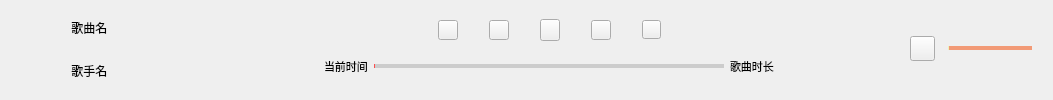
     <widget class="QWidget" name="widget" native="true">
      <property name="minimumSize">
       <size>
        <width>0</width>
        <height>55</height>
       </size>
      </property>
      <property name="styleSheet">
       <string notr="true"/>
      </property>
      <layout class="QHBoxLayout" name="horizontalLayout_8">
       <property name="topMargin">
        <number>9</number>
       </property>
       <item>
        <widget class="QLabel" name="label_musicImage">
         <property name="minimumSize">
          <size>
           <width>51</width>
           <height>51</height>
          </size>
         </property>
         <property name="maximumSize">
          <size>
           <width>51</width>
           <height>51</height>
          </size>
         </property>
         <property name="cursor">
          <cursorShape>PointingHandCursor</cursorShape>
         </property>
         <property name="styleSheet">
          <string notr="true">border-radius:6px;
border-image: url(:/titleImage/image/titleImage/xiongda.jpg);
</string>
         </property>
         <property name="frameShape">
          <enum>QFrame::Box</enum>
         </property>
         <property name="text">
          <string/>
         </property>
        </widget>
       </item>
       <item>
        <layout class="QVBoxLayout" name="verticalLayout_2">
         <item>
          <layout class="QHBoxLayout" name="horizontalLayout_4">
           <property name="spacing">
            <number>0</number>
           </property>
           <item>
            <widget class="QLabel" name="label_musicName">
             <property name="minimumSize">
              <size>
               <width>100</width>
               <height>16</height>
              </size>
             </property>
             <property name="maximumSize">
              <size>
               <width>100</width>
               <height>16777215</height>
              </size>
             </property>
             <property name="cursor">
              <cursorShape>PointingHandCursor</cursorShape>
             </property>
             <property name="text">
              <string> 歌曲名</string>
             </property>
            </widget>
           </item>
          </layout>
         </item>
         <item>
          <widget class="QLabel" name="label_musicSinger">
           <property name="minimumSize">
            <size>
             <width>100</width>
             <height>15</height>
            </size>
           </property>
           <property name="maximumSize">
            <size>
             <width>100</width>
             <height>16777215</height>
            </size>
           </property>
           <property name="cursor">
            <cursorShape>PointingHandCursor</cursorShape>
           </property>
           <property name="text">
            <string> 歌手名</string>
           </property>
          </widget>
         </item>
        </layout>
       </item>
       <item>
        <spacer name="horizontalSpacer_23">
         <property name="orientation">
          <enum>Qt::Horizontal</enum>
         </property>
         <property name="sizeHint" stdset="0">
          <size>
           <width>40</width>
           <height>20</height>
          </size>
         </property>
        </spacer>
       </item>
       <item>
        <layout class="QVBoxLayout" name="verticalLayout_3">
         <item>
          <layout class="QHBoxLayout" name="horizontalLayout_7">
           <item>
            <spacer name="horizontalSpacer_14">
             <property name="orientation">
              <enum>Qt::Horizontal</enum>
             </property>
             <property name="sizeType">
              <enum>QSizePolicy::Expanding</enum>
             </property>
             <property name="sizeHint" stdset="0">
              <size>
               <width>137</width>
               <height>16</height>
              </size>
             </property>
            </spacer>
           </item>
           <item>
            <widget class="QPushButton" name="btn_showlYRIC">
             <property name="maximumSize">
              <size>
               <width>20</width>
               <height>20</height>
              </size>
             </property>
             <property name="cursor">
              <cursorShape>PointingHandCursor</cursorShape>
             </property>
             <property name="toolTip">
              <string>打开歌词</string>
             </property>
             <property name="styleSheet">
              <string notr="true">QPushButton
{
	border-style:hidden;
	border-image: url(:/statusImage/image/statusImage/lyric.png);
}
QPushButton:hover
{
	border-style:hidden;
	border-image: url(:/statusImage/image/statusImage/lyric-hover.png);
};</string>
             </property>
             <property name="text">
              <string/>
             </property>
             <property name="checkable">
              <bool>true</bool>
             </property>
            </widget>
           </item>
           <item>
            <spacer name="horizontalSpacer_15">
             <property name="orientation">
              <enum>Qt::Horizontal</enum>
             </property>
             <property name="sizeType">
              <enum>QSizePolicy::Fixed</enum>
             </property>
             <property name="sizeHint" stdset="0">
              <size>
               <width>25</width>
               <height>16</height>
              </size>
             </property>
            </spacer>
           </item>
           <item>
            <widget class="QPushButton" name="previousButton">
             <property name="maximumSize">
              <size>
               <width>20</width>
               <height>20</height>
              </size>
             </property>
             <property name="cursor">
              <cursorShape>PointingHandCursor</cursorShape>
             </property>
             <property name="toolTip">
              <string>上一首</string>
             </property>
             <property name="styleSheet">
              <string notr="true">QPushButton
{
	border-style:hidden;
	border-image:url(:/statusImage/image/statusImage/lastMusic.png);
}
QPushButton:hover
{
	border-style:hidden;
	border-image:url(:/statusImage/image/statusImage/lastMusic-hover.png);
};</string>
             </property>
             <property name="text">
              <string/>
             </property>
            </widget>
           </item>
           <item>
            <spacer name="horizontalSpacer_17">
             <property name="orientation">
              <enum>Qt::Horizontal</enum>
             </property>
             <property name="sizeType">
              <enum>QSizePolicy::Fixed</enum>
             </property>
             <property name="sizeHint" stdset="0">
              <size>
               <width>25</width>
               <height>16</height>
              </size>
             </property>
            </spacer>
           </item>
           <item>
            <widget class="QPushButton" name="controlButton">
             <property name="maximumSize">
              <size>
               <width>20</width>
               <height>24</height>
              </size>
             </property>
             <property name="cursor">
              <cursorShape>PointingHandCursor</cursorShape>
             </property>
             <property name="toolTip">
              <string/>
             </property>
             <property name="styleSheet">
              <string notr="true">QPushButton
{
	border-style:hidden;
	border-image: url(:/statusImage/image/statusImage/play.png);
}
QPushButton:hover
{
	border-style:hidden;
	
};</string>
             </property>
             <property name="text">
              <string/>
             </property>
             <property name="iconSize">
              <size>
               <width>20</width>
               <height>20</height>
              </size>
             </property>
             <property name="checkable">
              <bool>true</bool>
             </property>
             <property name="checked">
              <bool>false</bool>
             </property>
            </widget>
           </item>
           <item>
            <spacer name="horizontalSpacer_16">
             <property name="orientation">
              <enum>Qt::Horizontal</enum>
             </property>
             <property name="sizeType">
              <enum>QSizePolicy::Fixed</enum>
             </property>
             <property name="sizeHint" stdset="0">
              <size>
               <width>25</width>
               <height>16</height>
              </size>
             </property>
            </spacer>
           </item>
           <item>
            <widget class="QPushButton" name="nextButton">
             <property name="maximumSize">
              <size>
               <width>20</width>
               <height>20</height>
              </size>
             </property>
             <property name="cursor">
              <cursorShape>PointingHandCursor</cursorShape>
             </property>
             <property name="toolTip">
              <string>下一首</string>
             </property>
             <property name="styleSheet">
              <string notr="true">QPushButton
{
	border-style:hidden;
	border-image: url(:/statusImage/image/statusImage/nextMusic.png);
}
QPushButton:hover
{
	border-style:hidden;
	border-image: url(:/statusImage/image/statusImage/nextMusic-hover.png);
};</string>
             </property>
             <property name="text">
              <string/>
             </property>
            </widget>
           </item>
           <item>
            <spacer name="horizontalSpacer_18">
             <property name="orientation">
              <enum>Qt::Horizontal</enum>
             </property>
             <property name="sizeType">
              <enum>QSizePolicy::Fixed</enum>
             </property>
             <property name="sizeHint" stdset="0">
              <size>
               <width>25</width>
               <height>16</height>
              </size>
             </property>
            </spacer>
           </item>
           <item>
            <widget class="QPushButton" name="playMode">
             <property name="maximumSize">
              <size>
               <width>19</width>
               <height>19</height>
              </size>
             </property>
             <property name="cursor">
              <cursorShape>PointingHandCursor</cursorShape>
             </property>
             <property name="styleSheet">
              <string notr="true">QPushButton
{
	border-style:hidden;
	border-image: url(:/statusImage/image/statusImage/list-loop.png);
}
QPushButton:hover
{
	border-style:hidden;	
	border-image: url(:/statusImage/image/statusImage/list-loop-hover.png);
};</string>
             </property>
             <property name="text">
              <string/>
             </property>
            </widget>
           </item>
           <item>
            <spacer name="horizontalSpacer_21">
             <property name="orientation">
              <enum>Qt::Horizontal</enum>
             </property>
             <property name="sizeType">
              <enum>QSizePolicy::Expanding</enum>
             </property>
             <property name="sizeHint" stdset="0">
              <size>
               <width>97</width>
               <height>16</height>
              </size>
             </property>
            </spacer>
           </item>
          </layout>
         </item>
         <item>
          <layout class="QHBoxLayout" name="horizontalLayout_5">
           <item>
            <spacer name="horizontalSpacer_19">
             <property name="orientation">
              <enum>Qt::Horizontal</enum>
             </property>
             <property name="sizeType">
              <enum>QSizePolicy::Expanding</enum>
             </property>
             <property name="sizeHint" stdset="0">
              <size>
               <width>110</width>
               <height>20</height>
              </size>
             </property>
            </spacer>
           </item>
           <item>
            <widget class="QLabel" name="currentTimeLabel">
             <property name="maximumSize">
              <size>
               <width>16777215</width>
               <height>15</height>
              </size>
             </property>
             <property name="font">
              <font>
               <pointsize>8</pointsize>
              </font>
             </property>
             <property name="cursor">
              <cursorShape>PointingHandCursor</cursorShape>
             </property>
             <property name="toolTip">
              <string>当前 进度</string>
             </property>
             <property name="text">
              <string>当前时间</string>
             </property>
            </widget>
           </item>
           <item>
            <widget class="QSlider" name="timeSlider">
             <property name="minimumSize">
              <size>
               <width>350</width>
               <height>0</height>
              </size>
             </property>
             <property name="maximumSize">
              <size>
               <width>350</width>
               <height>15</height>
              </size>
             </property>
             <property name="styleSheet">
              <string notr="true">/*未划过区域的美化*/ 
QSlider::groove
{
	background: rgb(204, 204, 204);
	height:4px;
}
/*已划过区域的美化*/
QSlider::sub-page
{
	background-color: rgb(255,78,78);
	height:4px;
}
/*滑块的美化*/
QSlider::handle
{	
	border-image: url(:/statusImage/image/statusImage/handle3.png);	
	width:10px;
	margin:-3px -3px -3px -3px;	
}

</string>
             </property>
             <property name="maximum">
              <number>100</number>
             </property>
             <property name="value">
              <number>0</number>
             </property>
             <property name="orientation">
              <enum>Qt::Horizontal</enum>
             </property>
            </widget>
           </item>
           <item>
            <widget class="QLabel" name="timeLabel">
             <property name="maximumSize">
              <size>
               <width>16777215</width>
               <height>15</height>
              </size>
             </property>
             <property name="font">
              <font>
               <pointsize>8</pointsize>
              </font>
             </property>
             <property name="cursor">
              <cursorShape>PointingHandCursor</cursorShape>
             </property>
             <property name="toolTip">
              <string>总时长</string>
             </property>
             <property name="text">
              <string>歌曲时长</string>
             </property>
            </widget>
           </item>
           <item>
            <spacer name="horizontalSpacer_20">
             <property name="orientation">
              <enum>Qt::Horizontal</enum>
             </property>
             <property name="sizeType">
              <enum>QSizePolicy::Expanding</enum>
             </property>
             <property name="sizeHint" stdset="0">
              <size>
               <width>110</width>
               <height>20</height>
              </size>
             </property>
            </spacer>
           </item>
          </layout>
         </item>
        </layout>
       </item>
       <item>
        <spacer name="horizontalSpacer_24">
         <property name="orientation">
          <enum>Qt::Horizontal</enum>
         </property>
         <property name="sizeHint" stdset="0">
          <size>
           <width>20</width>
           <height>20</height>
          </size>
         </property>
        </spacer>
       </item>
       <item>
        <layout class="QHBoxLayout" name="horizontalLayout_6">
         <property name="spacing">
          <number>13</number>
         </property>
         <item>
          <widget class="QPushButton" name="audioButton">
           <property name="maximumSize">
            <size>
             <width>25</width>
             <height>25</height>
            </size>
           </property>
           <property name="cursor">
            <cursorShape>PointingHandCursor</cursorShape>
           </property>
           <property name="mouseTracking">
            <bool>true</bool>
           </property>
           <property name="toolTip">
            <string>音量</string>
           </property>
           <property name="styleSheet">
            <string notr="true">QPushButton
{
	border-style:hidden;
	border-image: url(:/statusImage/image/statusImage/volume.png);
}
QPushButton:hover
{
	border-style:hidden;
	border-image: url(:/statusImage/image/statusImage/volume-hover.png);
};</string>
           </property>
           <property name="text">
            <string/>
           </property>
           <property name="checkable">
            <bool>true</bool>
           </property>
          </widget>
         </item>
         <item>
          <widget class="QSlider" name="audioSlider">
           <property name="styleSheet">
            <string notr="true">/*未划过区域的美化*/ 
QSlider::groove
{
	background-color: rgb(242,154,118);
	height:4px;
}
/*已划过区域的美化*/
QSlider::sub-page
{
	background-color: rgb(237,241,187);
	height:4px;
}
/*滑块的美化*/
QSlider::handle
{	
	border-image: url(:/statusImage/image/statusImage/handle3.png);	
	width:10px;
	margin:-3px -3px -3px -3px;	
}

</string>
           </property>
           <property name="orientation">
            <enum>Qt::Horizontal</enum>
           </property>
          </widget>
         </item>
        </layout>
       </item>
       <item>
        <spacer name="horizontalSpacer_26">
         <property name="orientation">
          <enum>Qt::Horizontal</enum>
         </property>
         <property name="sizeType">
          <enum>QSizePolicy::Fixed</enum>
         </property>
         <property name="sizeHint" stdset="0">
          <size>
           <width>10</width>
           <height>20</height>
          </size>
         </property>
        </spacer>
       </item>
      </layout>
     </widget>
